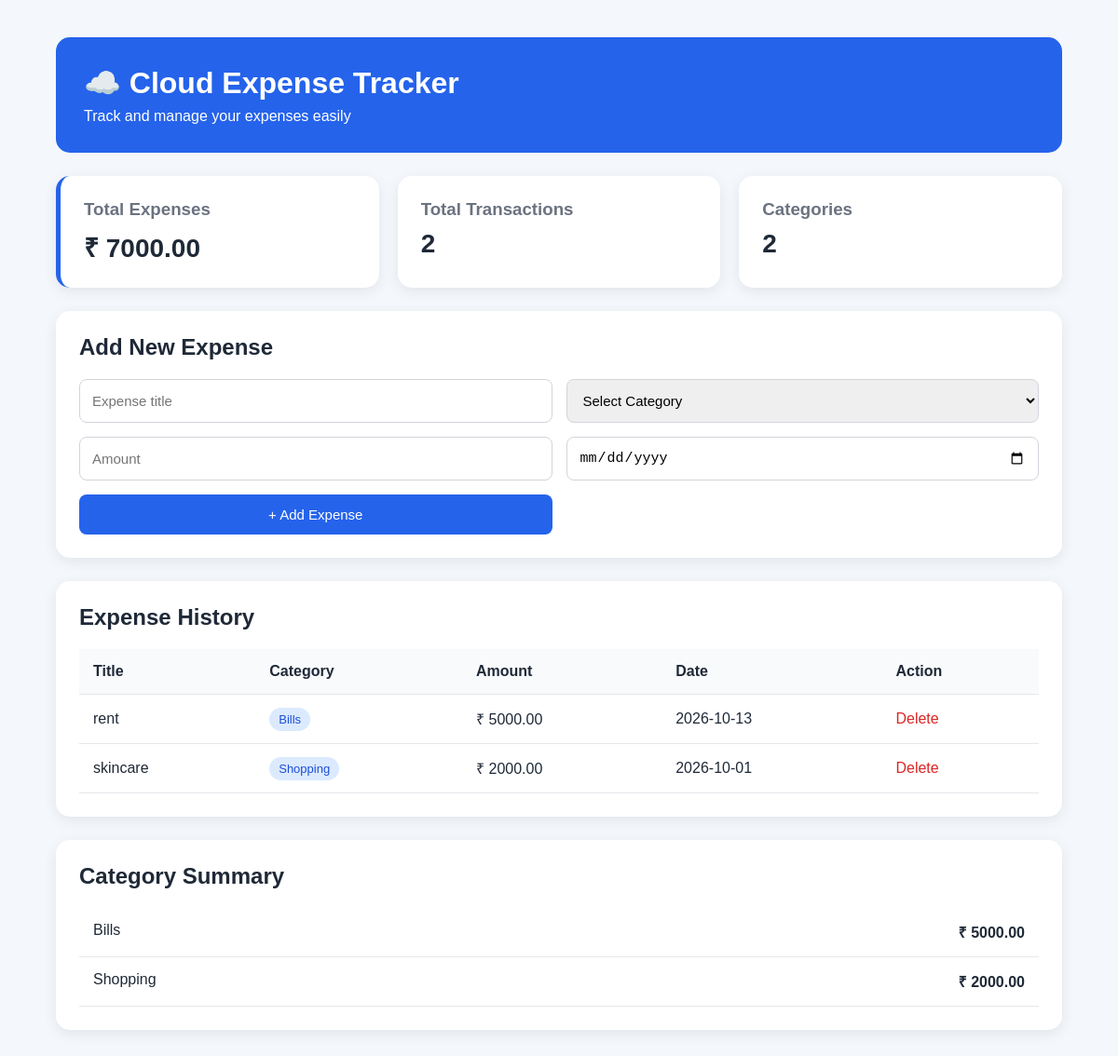
The page / on the database its author committed.
### tables this page shows
CREATE TABLE expenses (
            id INTEGER PRIMARY KEY AUTOINCREMENT,
            title TEXT NOT NULL,
            category TEXT NOT NULL,
            amount REAL NOT NULL,
            expense_date TEXT NOT NULL
        );

### app.py (the view)
@app.route("/")
def index():
    conn = get_db()
    expenses = conn.execute("""
        SELECT * FROM expenses
        ORDER BY expense_date DESC, id DESC
    """).fetchall()
    total = conn.execute("""
        SELECT COALESCE(SUM(amount), 0)
        FROM expenses
    """).fetchone()[0]
    category_data = conn.execute("""
        SELECT category, SUM(amount) AS total
        FROM expenses
        GROUP BY category
        ORDER BY total DESC
    """).fetchall()
    conn.close()
    return render_template(
        "index.html",
        expenses=expenses,
        total=total,
        category_data=category_data
    )

### app.py (called while the page is built)
def get_db():
    conn = sqlite3.connect(DATABASE)
    conn.row_factory = sqlite3.Row
    return conn

### templates/index.html (shortened to what this page needs)
<!DOCTYPE html>
<html lang="en">
<head>
    <link rel="stylesheet"
          href="{{ url_for('static', filename='style.css') }}">
</head>
<body>
<div class="container">
    <header>
        <h1>☁️ Cloud Expense Tracker</h1>
        <p>Track and manage your expenses easily</p>
    </header>
    <section class="dashboard">
        <div class="card total-card">
            <h3>Total Expenses</h3>
            <h2>₹ {{ "%.2f"|format(total) }}</h2>
        </div>
        <div class="card">
            <h3>Total Transactions</h3>
            <h2>{{ expenses|length }}</h2>
        </div>
        <div class="card">
            <h3>Categories</h3>
            <h2>{{ category_data|length }}</h2>
        </div>
    </section>
    <section class="form-section">
        <h2>Add New Expense</h2>
        <form action="{{ url_for('add_expense') }}"
              method="POST">
            <input
                type="text"
                name="title"
                placeholder="Expense title"
                required>
            <select name="category" required>
                <option value="">Select Category</option>
            </select>
            <input
                type="number"
                name="amount"
                placeholder="Amount"
                step="0.01"
                min="0"
                required>
            <input
                type="date"
                name="expense_date"
                required>
            <button type="submit">
                + Add Expense
            </button>
        </form>
    </section>
    <section class="expense-section">
        <h2>Expense History</h2>
        {% if expenses %}
        <table>
            <thead>
                <tr>
                    <th>Title</th>
                    <th>Category</th>
                    <th>Amount</th>
                    <th>Date</th>
                    <th>Action</th>
                </tr>
            </thead>
            <tbody>
            {% for expense in expenses %}
                <tr>
                    <td>{{ expense["title"] }}</td>
                    <td>
                        <span class="category">
                            {{ expense["category"] }}
                        </span>
                    </td>
                    <td>
                        ₹ {{ "%.2f"|format(expense["amount"]) }}
                    </td>
                    <td>
                        {{ expense["expense_date"] }}
                    </td>
                    <td>
                        <a
                            class="delete"
                            href="{{ url_for('delete_expense',
                            expense_id=expense['id']) }}"
                            onclick="return confirm('Delete this expense?')">
                            Delete
                        </a>
                    </td>
                </tr>
            {% endfor %}
            </tbody>
        </table>
        {% else %}
        <div class="empty">
            <h3>No expenses yet</h3>
            <p>Add your first expense above.</p>
        </div>
        {% endif %}
    </section>
    <section class="summary">
        <h2>Category Summary</h2>
        {% if category_data %}
            {% for item in category_data %}
            <div class="summary-row">
                <span>
                    {{ item["category"] }}
                </span>
                <strong>
                    ₹ {{ "%.2f"|format(item["total"]) }}
                </strong>
            </div>
            {% endfor %}
        {% else %}
            <p>No category data available.</p>
        {% endif %}
    </section>
</div>
</body>
</html>

### static/style.css (style rules this page uses)
* { box-sizing: border-box; margin: 0; padding: 0; }
body { font-family: Arial, sans-serif; background: #f4f7fb; color: #1f2937; }
.container { width: 90%; max-width: 1100px; margin: 40px auto; }
header { background: #2563eb; color: white; padding: 30px; border-radius: 15px; margin-bottom: 25px; }
header h1 { margin-bottom: 8px; }
.dashboard { display: grid; grid-template-columns: repeat(3, 1fr); gap: 20px; margin-bottom: 25px; }
.card { background: white; padding: 25px; border-radius: 15px; box-shadow: 0 4px 15px rgba(0, 0, 0, 0.08); }
.card h3 { color: #6b7280; margin-bottom: 10px; }
.card h2 { font-size: 28px; }
.total-card { border-left: 5px solid #2563eb; }
.form-section, .expense-section, .summary { background: white; padding: 25px; border-radius: 15px; margin-bottom: 25px; box-shadow: 0 4px 15px rgba(0, 0, 0, 0.08); }
.form-section h2, .expense-section h2, .summary h2 { margin-bottom: 20px; }
form { display: grid; grid-template-columns: 1fr 1fr; gap: 15px; }
input, select { padding: 13px; border: 1px solid #d1d5db; border-radius: 8px; font-size: 15px; }
button { padding: 13px; background: #2563eb; color: white; border: none; border-radius: 8px; cursor: pointer; font-size: 15px; }
table { width: 100%; border-collapse: collapse; }
th, td { padding: 15px; text-align: left; border-bottom: 1px solid #e5e7eb; }
th { background: #f8fafc; }
.category { background: #dbeafe; color: #1d4ed8; padding: 5px 10px; border-radius: 20px; font-size: 13px; }
.delete { color: #dc2626; text-decoration: none; }
.summary-row { display: flex; justify-content: space-between; padding: 15px; border-bottom: 1px solid #e5e7eb; }

### rows shown on the page
expenses: title "rent", category "Bills", amount "5000.00", expense_date "2026-10-13", total "5000.00"
expenses: title "skincare", category "Shopping", amount "2000.00", expense_date "2026-10-01", total "2000.00"

### other values the page prints
{{ "%.2f"|format(total) }} "7000.00"
{{ expenses|length }} "2"
{{ category_data|length }} "2"
